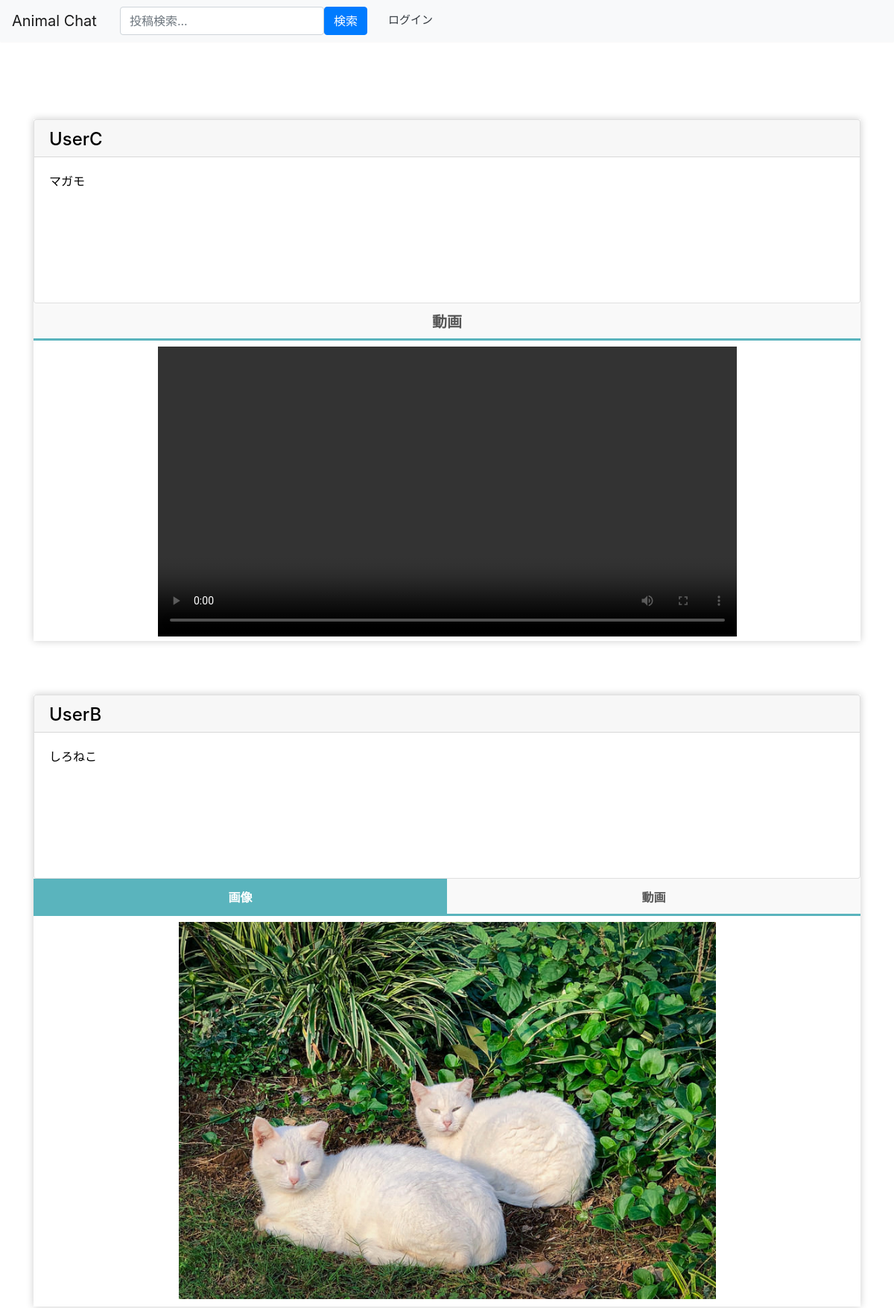
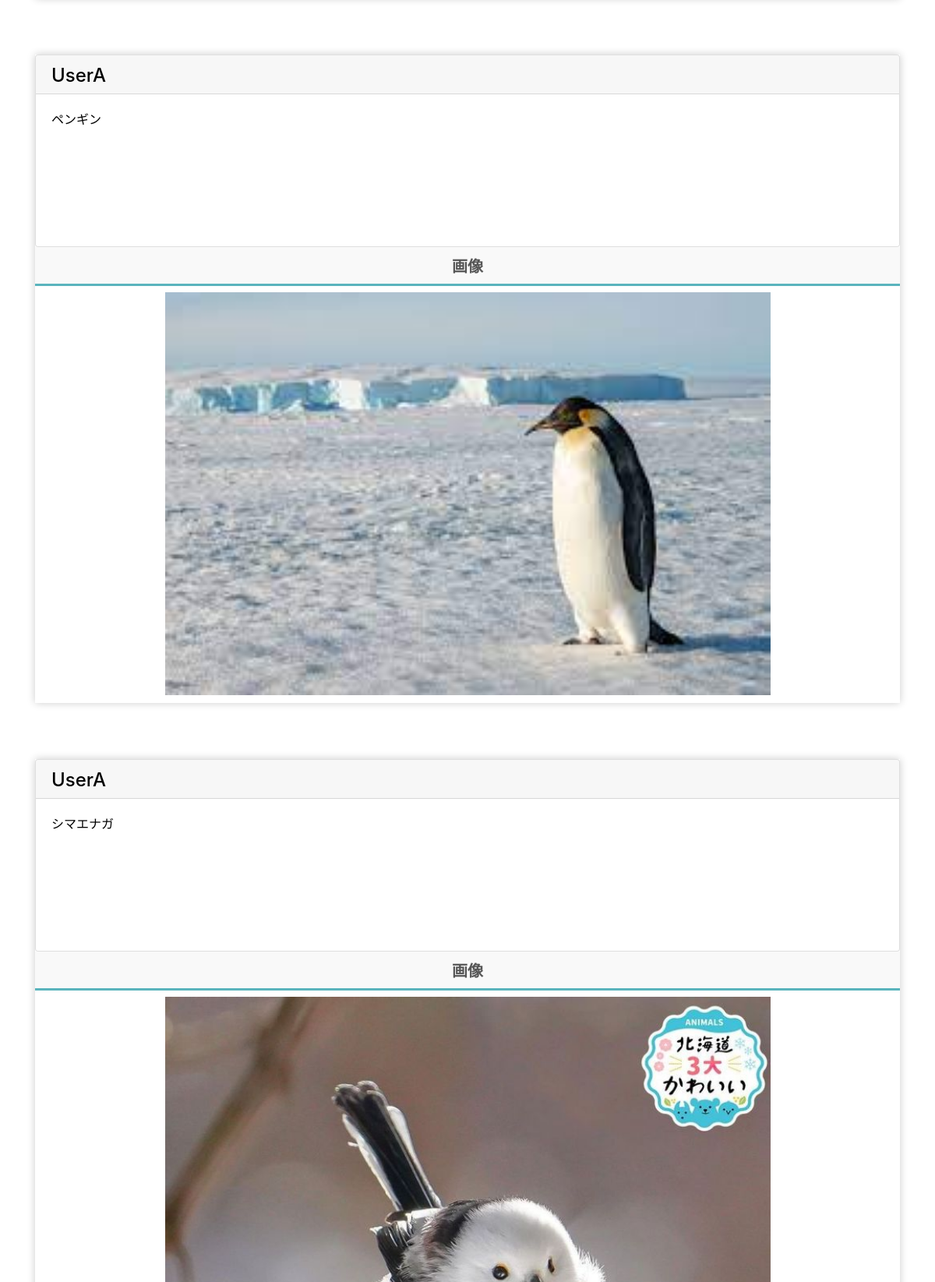
/post/posts_search/ (upper part), run on the app's committed database (2 pictures, top to bottom).
### post/models.py (models this page shows)
class PostInfo(models.Model): # 投稿IDは自動でつく
    account_id = models.ForeignKey(User, on_delete=models.CASCADE) # アカウントID　外部キー
    post = models.CharField('post', max_length=300) # 投稿文　文字数300文字
    post_date = models.DateTimeField('post_date', max_length=12, default=timezone.now) # 投稿日時
    image = models.ImageField(upload_to='img/post', verbose_name='画像', null=True, blank=True)
    video = models.FileField(upload_to='video/post',  verbose_name='動画', null=True, blank=True)
    def __str__(self):
        return self.post

### accounts/models.py (models this page shows)
class User(AbstractBaseUser, PermissionsMixin):
    screen_name = models.CharField(
        gettext_lazy('アカウント名'),
        max_length=128,
        default='',
        blank=True,
        help_text=gettext_lazy('128文字以内で入力してください'),
    )
    email = models.EmailField(gettext_lazy('メールアドレス'), unique=True)
    is_staff = models.BooleanField(
        gettext_lazy('staff status'),
        default=False,
        help_text=gettext_lazy('Designates whether the user can log into this admin site.'),
    )
    is_active = models.BooleanField(
        gettext_lazy('active'),
        default=True,
        help_text=gettext_lazy(
            'Designates whether this user should be treated as active. Unselect this instead of deleting accounts.'
        ),
    )
    date_joined = models.DateTimeField(gettext_lazy('date joined'), default=timezone.now)
    objects = CustomUserManager()
    points = models.IntegerField(
        default=0,
        blank=True,
        null=True,
    )
    pt_give = models.IntegerField(
        default=0,
        blank=True,
        null=True,
    )
    pt_temp = models.IntegerField(
        default=0,
        blank=True,
        null=True,
    )
    icon = models.ImageField(
        upload_to='icon',
        verbose_name='画像',
        null=True,
        blank=True,
        default="icon/default.png",
    )
    profile = models.TextField(
        gettext_lazy('プロフィール'),
        max_length=200,
        null=True,
        default='',
        blank=True,
        help_text=gettext_lazy('200文字以内で入力してください'),
    )
    USERNAME_FIELD = 'email'
    REQUIRED_FIELDS = []
    class Meta:
        verbose_name = gettext_lazy('user')
        verbose_name_plural = gettext_lazy('users')
    def __str__(self):
        return self.__unicode__()
    def __unicode__(self):
        return self.screen_name or self.email

### post/views.py (the view)
# urls.py: path('posts_search/', views.PostSearchPageView.as_view(), name='posts_search'),
class PostSearchPageView(ListView):
    template_name = '../templates/post/post_search.html'
    model = PostInfo # 投稿情報モデル
    context_object_name = 'posts' # コンテキスト名
    def get_queryset(self, **kwargs): # モデルから情報を取得
        queryset = super().get_queryset(**kwargs) # 全取得
        keyword = self.request.GET.get('keyword') # 検索ワード取得
        if keyword is not None:
            queryset = queryset.filter(post__icontains=keyword) # 部分一致で検索
        queryset = queryset.order_by('-post_date') # 投稿降順で並び替え
        return queryset
    def get_context_data(self,**kwargs):
        context = super().get_context_data(**kwargs)
        context["myid"] = self.request.user.id
        print(context)
        return context

### templates/post/post_search.html (shortened to what this page needs)
{% extends 'base.html' %}
{% block content %}
<div class="row justify-content-center">
        <div class="col-12">
            <div class="row">&nbsp&nbsp&nbsp
            </div>
            <br>
            <div class="row">
                <div class="col-12">
                    <div class="main-container">
                        <div class="post-section">
                            <br>
                            <br>
                {% if posts %}
                {% for post in posts %}
                <div class="post">
                    <div class="tabs">
                        <div>
                            <div class="card">
                                {%if post.account_id_id == myid%}
                                <a href='{% url 'accounts:mypage' %}' style="color:black;text-decoration-color: gray;">
                                {% else %}
                                <a href='{% url 'accounts:user_detail' post.account_id_id %}' style="color:black;text-decoration-color: gray;">
                                {% endif %}
                                    <div class="card-header" style="height:50px;width:auto;">
                                        <h4>{{ post.account_id }}</h4>
                                    </div>
                                </a>
                                <a href='{% url 'post:posts_detail' post.pk %}' style="color:black;text-decoration-color: gray; text-decoration:none;" onMouseOut="this.style.background='none';" onMouseOver="this.style.background='#EEEEEE';">
                                    <div class="card-body" style="height:195px;">
                                        <div class="post-content">
                                            <p>{{post.post}}</p>
                                        </div>
                                    </div>
                                </a>
                            </div>
                        </div>
                        {% if post.image and post.video %}
                            <div>
                                <label class="tab_item" for="programming{{ forloop.counter }}">画像</label>
                                <label class="tab_item" for="design{{ forloop.counter }}">動画</label>
                                <div class="tab_content" id="programming_content" style="margin-left: auto;margin-right: auto;width:100%;vertical-align: middle;height:100%;">
                                    <div style="text-align:center;">
                                        <img src="/media/{{ post.image }}" style="object-fit: contain; width: 70%; height: 70%;">
                                    </div>
                                </div>
                            </div>
                        {% elif post.image and not post.video %}
                            <div>
                                <label class="tab_item2" for="programming">画像</label>
                                <div style="text-align:center;vertical-align: middle;padding: 0 0 10px;">
                                    <img src="/media/{{ post.image }}" style="object-fit: contain; width: 70%; height: 70%;">
                                </div>
                            </div>
                        {% elif post.video and not post.image %}
                            <div>
                                <label class="tab_item2" for="programming">動画</label>
                                <div style="text-align:center;">
                                    <video id="video" src="/media/{{ post.video }}" controls style="object-fit: contain; width: 70%; height: 70%;" controlsList="nodownload" oncontextmenu="return false;"></video>
                                </div>
                            </div>
                        {% endif %}
                    </div>
                    <br>
                    <br>
                    <br>
                </div>
                {% endfor %}
                {% else %}
                 投稿はありません。
                {% endif %}
                <br>
                    </div>
                </div>
            </div>
        </div>
</div>
{% endblock %}

### data on the page
PostInfo: account_id "UserC", post "マガモ"
PostInfo: account_id "UserB", post "しろねこ", image (picture)
PostInfo: account_id "UserA", post "ペンギン", image (picture)
PostInfo: account_id "UserA", post "シマエナガ", image (picture)
